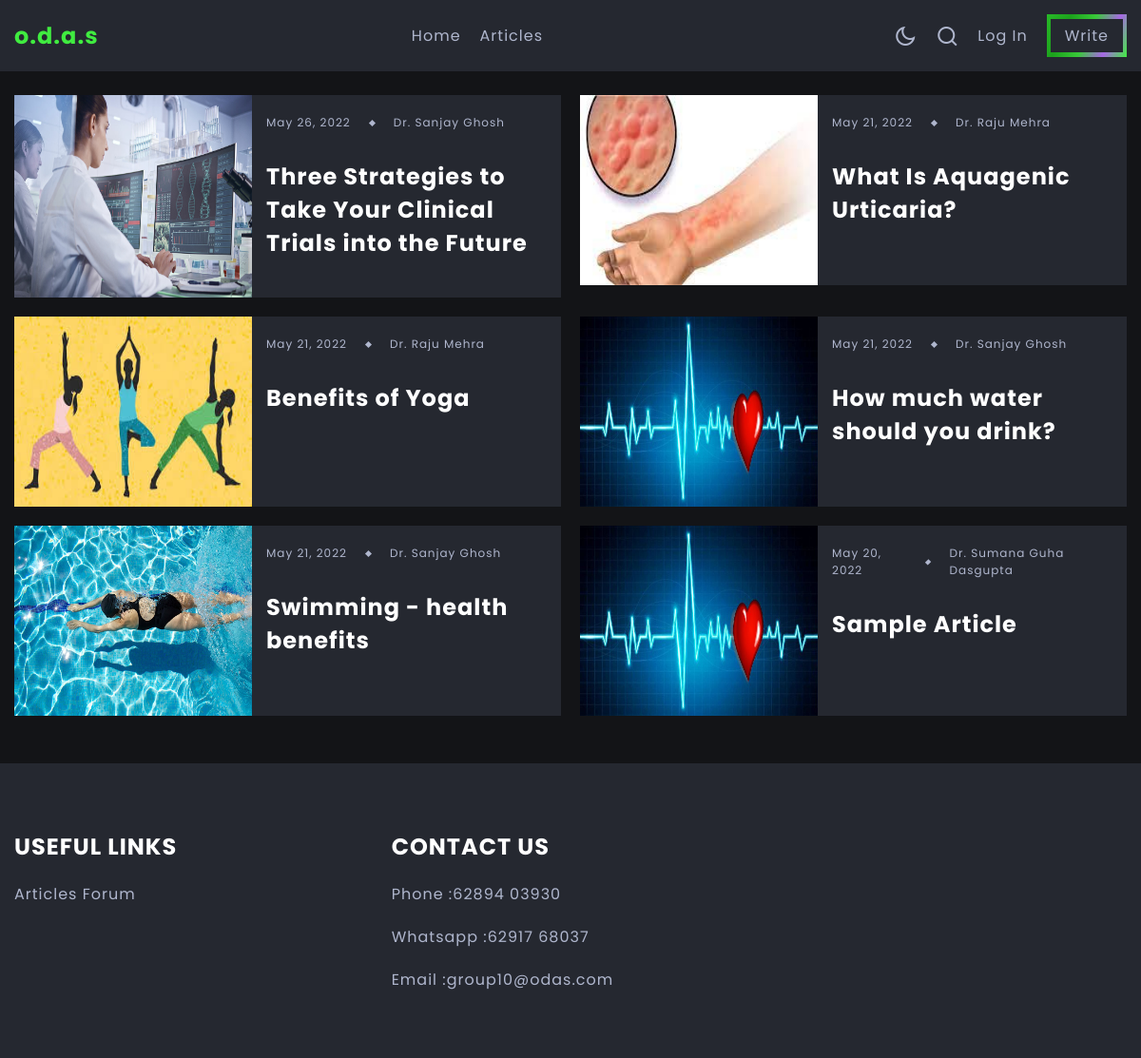
/articles/results/, run on an earlier commit of the app's database.
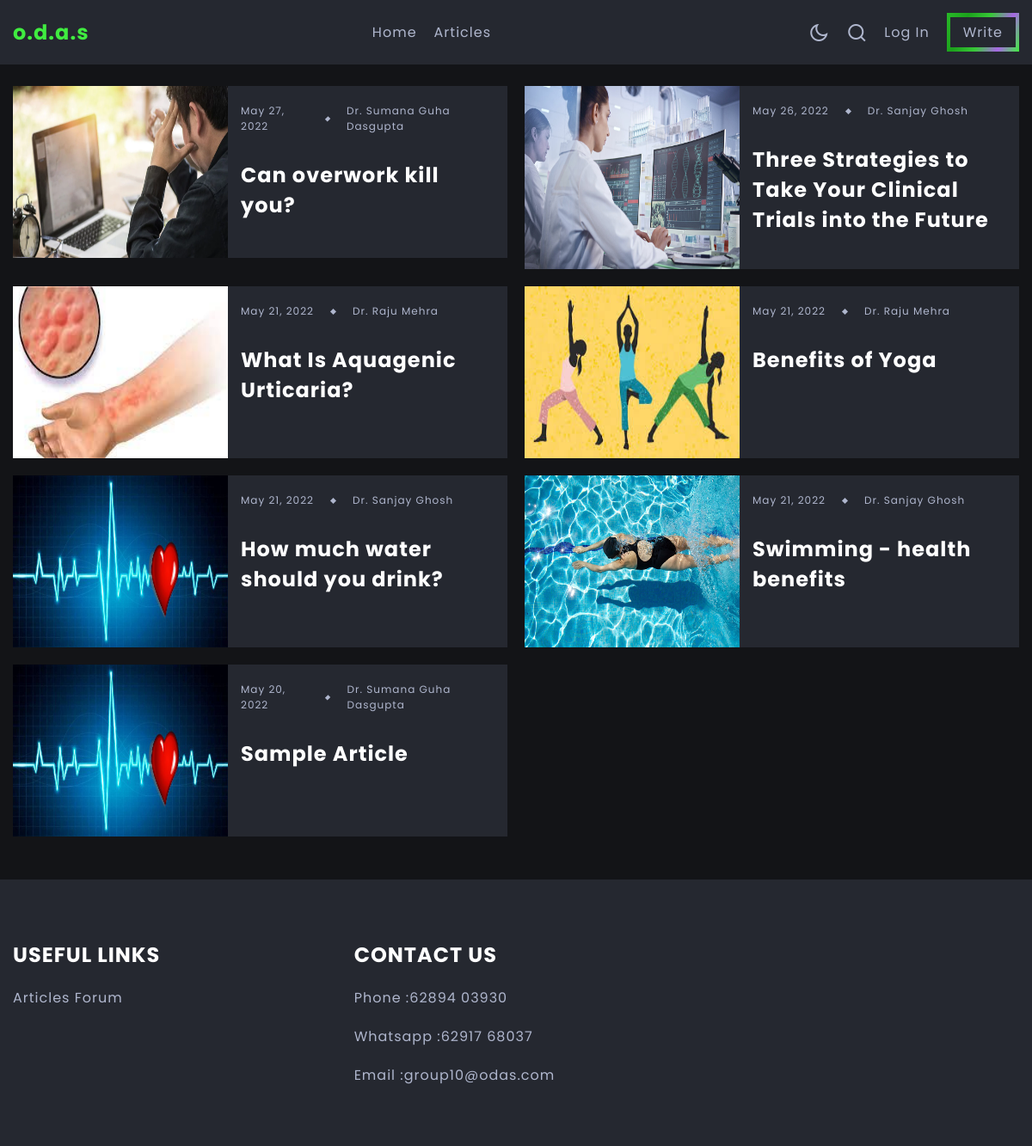
And on a later commit of the database.
### article/models.py (models this page shows, shortened)
class Article(models.Model):
    author = models.ForeignKey(Doctor, on_delete=models.CASCADE)
    title=models.CharField(max_length=100)
    upload_date=models.DateField(auto_now_add=True)
    image = models.ImageField(upload_to='blogs/%Y/%m/%d/', default='heart.jpg')
    blog=models.TextField(max_length=6500)

### article/views.py (the view)
# urls.py: path('results/', views.results, name='results'),
def results(request):
    articles_list=Article.objects.order_by("-upload_date")
    return render(request, 'article/results.html', {'articles':articles_list})

### article/templates/article/results.html (shortened to what this page needs)
{% extends 'article/base1.html' %}
{% load static %}
{% block content %}
<section class="result-posts section section-header-offset">
    <div class="container">
        <div class="results-grid-wrapper d-grid">
            {% for article in articles %}
                <a href="{% url 'read_article' article.id %}" class="article d-grid">
                    <div class="results-image-wrapper">
                        <img src="{{article.image.url}}" alt="Couldn\'t load image">
                    </div>
                    <div class="article-data-container">
                        <div class="article-data">
                            <span>{{article.upload_date}}</span>
                            <span class="article-data-spacer"></span>
                            <span>Dr. {{article.author.first_name}} {{article.author.last_name}}</span>
                        </div>
                        <h3 class="title article-title">{{article.title}}</h3>
                    </div>
                </a>
            {% endfor %}
        </div>
    </div>
</section>
{% endblock content %}

What changed in the data, as far as the page shows it:
added Article: image (picture), upload_date "May 27, 2022", author.first_name "Sumana", author.last_name "Guha Dasgupta", title "Can overwork kill you?"
